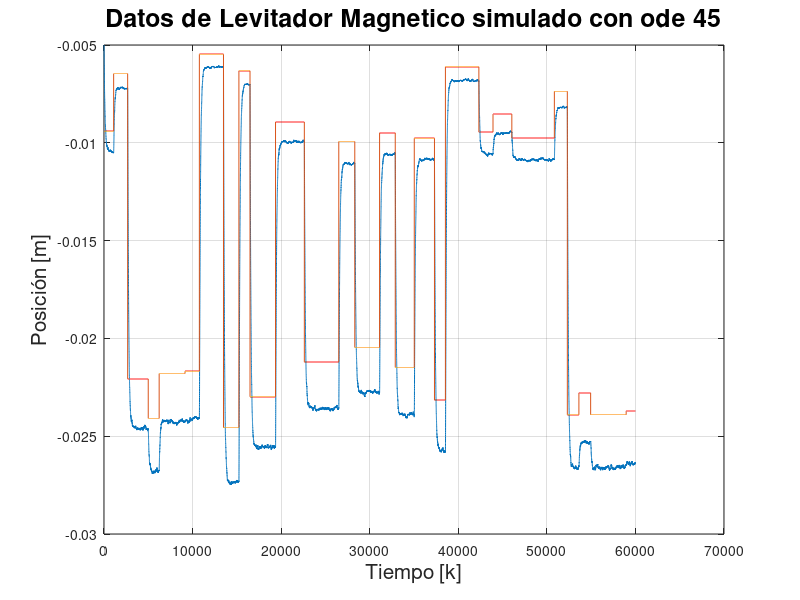

Write MATLAB code to recreate this figure. (Note: this script raises an error after producing the figure.)
clear
close all
clc

%% Load Data %%
addpath('ejercicio_2/p3_ode45/')
addpath('ejercicio_2/p3_ode45/ts_robusto/')
addpath('ejercicio_2/toolbox_difuso/')

load('maglev_pd_ode_45_data_ruido.mat')
data_posicion = simout(1,:).';
load('aprbs.mat')
U = aprbs;

figure()
plot(data_posicion);
hold on
plot(U);
grid on;
title('Datos de Levitador Magnetico simulado con ode 45', 'FontSize', 18);
xlabel('Tiempo [k]', 'FontSize', 15);
ylabel('Posición [m]', 'FontSize', 15);


%% Parámetros del modelo %%
max_regs = 10;
max_clusters = 10;
porcentajes = [60 20 20];
[y, x] = autoregresores(data_posicion, U, max_regs, max_regs);

[Y.ent, Y.test, Y.val, X_fmin.ent, X_fmin.test, X_fmin.val] = separar_datos(y, x, porcentajes);

%% Optimizar modelo - Reglas %%
[err_test, err_ent] = clusters_optimo(Y.test, Y.ent, X_fmin.test, X_fmin.ent, max_clusters);
figure()
plot(err_test, 'b','LineWidth', 2)
hold on
plot(err_ent, 'r','LineWidth', 2)

% Encontrar el punto más bajo del gráfico de error de test y agregar un círculo
[min_error_test, idx_optimo] = min(err_test);
plot(idx_optimo, min_error_test, 'bo', 'MarkerSize', 10, 'LineWidth', 2, 'MarkerFaceColor', 'b');

title('Error de test y entrenamiento', 'FontSize', 18)
xlabel('Número de reglas', 'FontSize', 15)
ylabel('Error', 'FontSize', 15)

% Agregar el número de reglas óptimo en la leyenda
legend('Error de test', 'Error de entrenamiento', sprintf('Reglas óptimas = %d', idx_optimo))

ax = gca;
ax.FontSize = 15;
grid on
set(gcf,'color','w');

%% Optimizar modelo - Regresores %%
clusters = 4; % numero de clusters elegido anteriormente
num_iter = 20; % Número de iteraciones
[rmse_values,y_hat,model,x_optim_ent, x_optim_test, x_optim_val, eliminated_regressors, minJ] = optimize_model(Y, X_fmin, clusters, num_iter);

%% Plot Predicciones %%
y_hat_ = ysim(x_optim_test, model.a, model.b, model.g);

figure()
plot(Y.test, 'b')
hold on
plot(y_hat_, 'r')
hold off
legend('Valor real', 'Valor predicho')
xlabel('Número de muestras', 'FontSize', 15)
ylabel('Valores', 'FontSize', 15)
set(gcf, 'color', 'w');
grid on
title('Predicción a 1 paso en test', 'FontSize', 18);

%% Save Model %%
save('ejercicio_2/p3_ode45/ts_robusto/maglev_ts_model_robusto.mat', 'model');
save('ejercicio_2/p3_ode45/ts_robusto/regresores_eliminados_modelo_ts_robusto.mat', 'eliminated_regressors');

%% Intervalos Difusos %%
addpath('ejercicio_1/fuzzy_ts/')

s = fuzzy_numbers(model, x_optim_val, Y.val, 50, 1, 0.1);
n = length(s);    
s_l = s(1:n/2);
s_u = s(n/2+1:end);

[y_hat_lower, y_hat_upper] = ysim_lower_upper(x_optim_test, model.a, model.b, model.g, s_l, s_u);

%% Plot predicción de intervalos a 1 paso %%
figure()
x = 1: length(Y.test);
plot(Y.test, '.b');
hold on
plot(y_hat_lower, 'k', 'LineWidth', .1);
hold on
plot(y_hat_upper, 'k', 'LineWidth', .1);
x2 = [x, fliplr(x)];
inBetween = [y_hat_lower', fliplr(y_hat_upper')];
fill(x2, inBetween, 'black', 'FaceAlpha', 0.3, 'EdgeColor', 'red', 'EdgeAlpha', 0.2, 'DisplayName', 'Intervalo de confianza');

xlabel('Tiempo [k]', 'FontSize', 15)
ylabel('Salida y(k)', 'FontSize', 15)
set(gcf, 'color', 'w');
grid on
title('Comparación de datos reales e intervalo de confianza, método de números difusos', 'FontSize', 18);
legend('show');
legend('Valor real', 'Intervalo de confianza')
% PINAW y PICP
rmse(y_hat_, Y.test)
mae(abs(y_hat_ - Y.test))
compute_picp(model, x_optim_test, Y.test, s_l, s_u)
compute_pinaw(model, x_optim_test, Y.test, s_l, s_u)

%% Guardamos spreads %%
save('ejercicio_2/p3_ode45/ts/spreads_ts_model_robusto.mat', 's');

% END OF FILE %